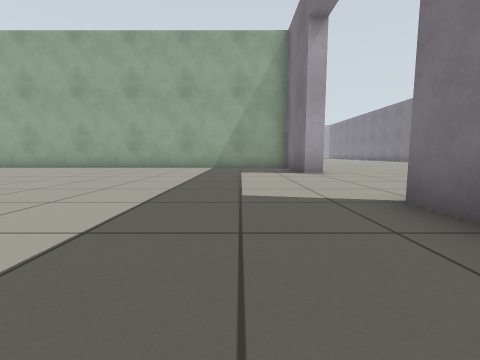
[1] (above)

24 first-person views from a walk through a robot-simulator world made for Gazebo. The camera is 0.5 m above the floor, tilts 6° down and sees 90° across. The floor is counted in squares, 1 m on a side. Each view is taken from the middle of a square. On the plan, view 1 faces up. The plan holds only what a view shows up to about 9 squares ahead; the rest is blank. The place goes on beyond the plan. The robots in the file are not drawn.

[2]
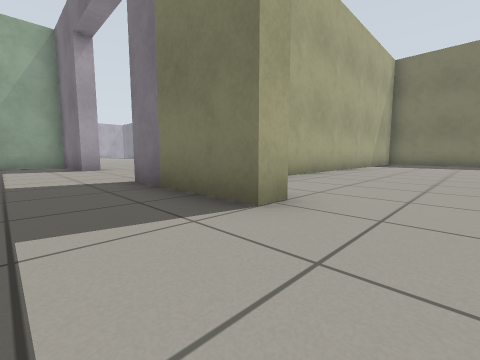

[3]
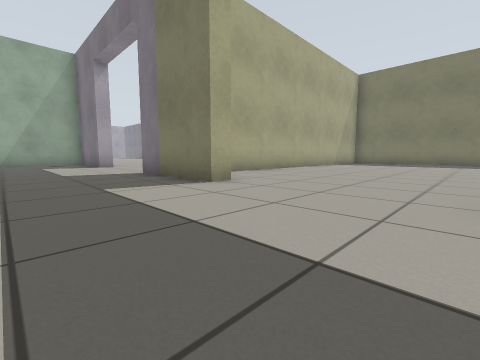

[4]
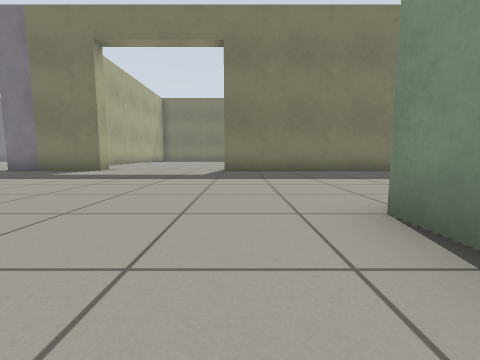

[5]
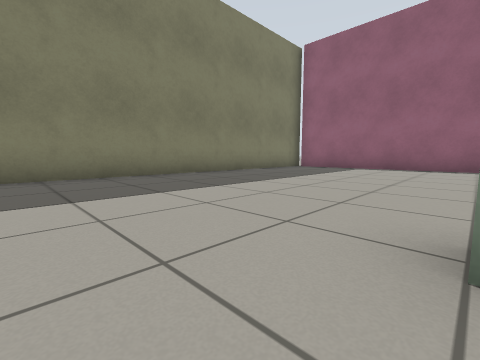

[6]
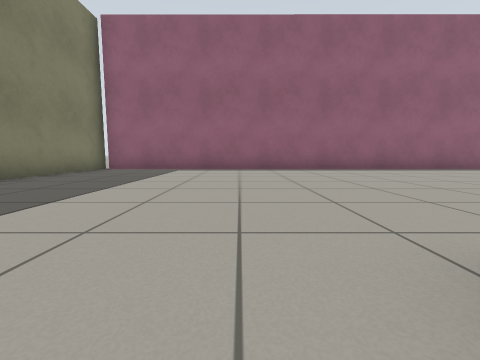

[7]
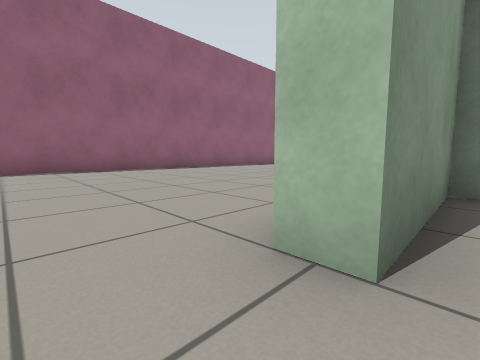

[8]
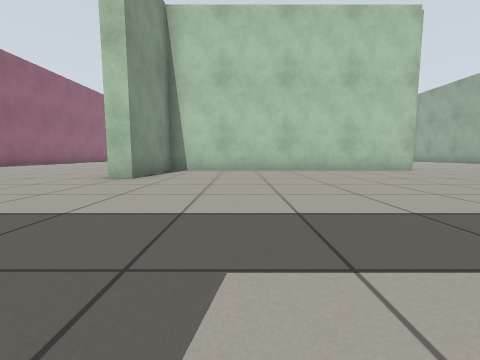

[9]
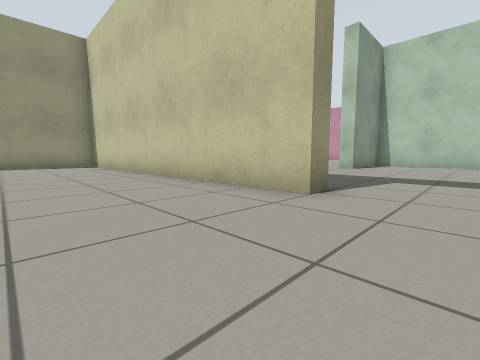

[10]
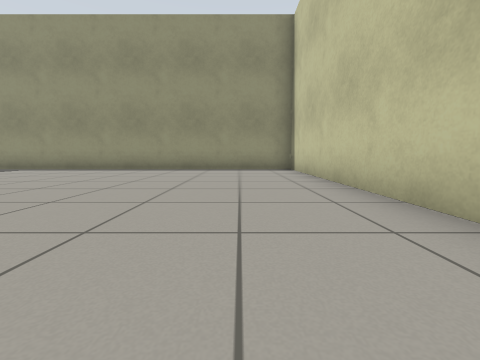

[11]
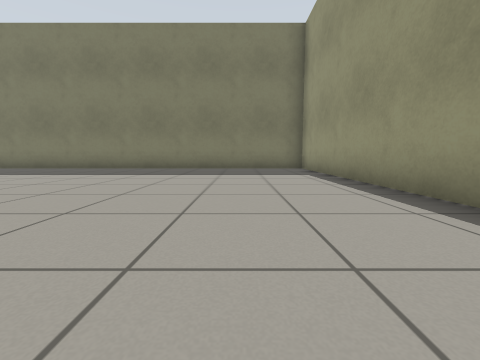

[12]
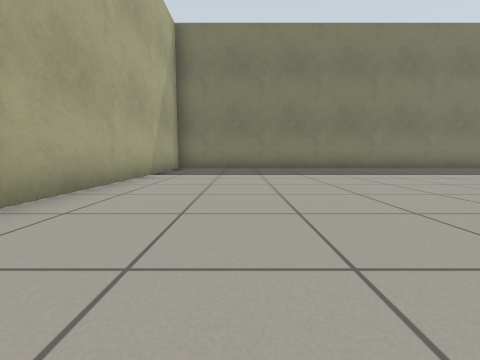

[13]
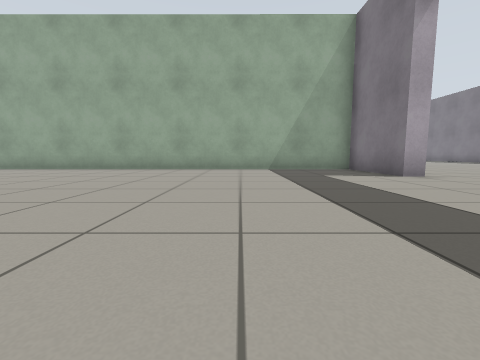

[14]
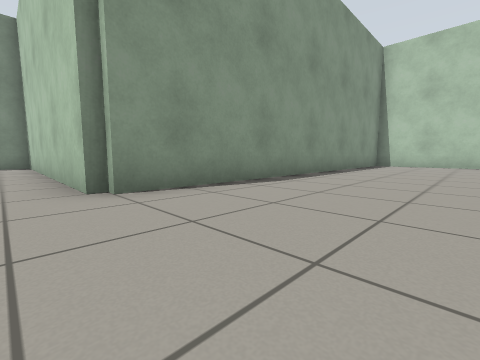

[15]
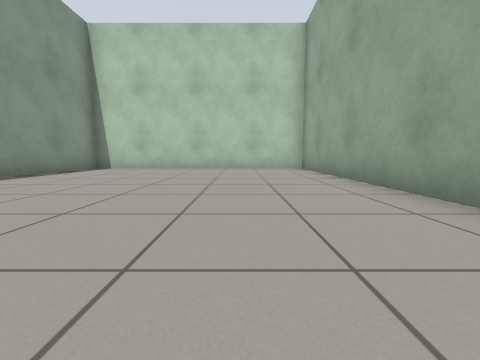

[16]
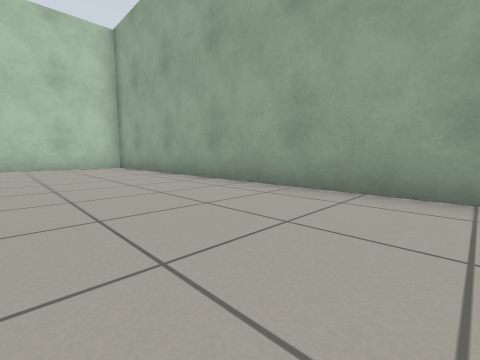

[17]
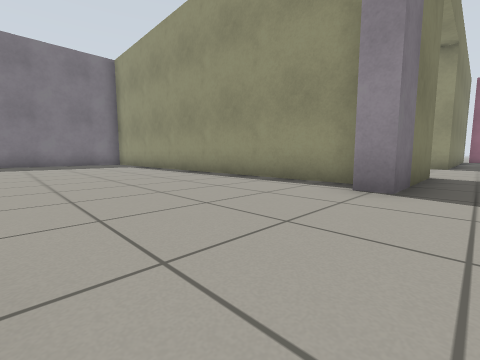

[18]
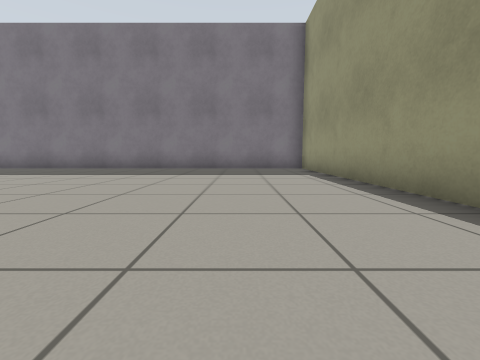

[19]
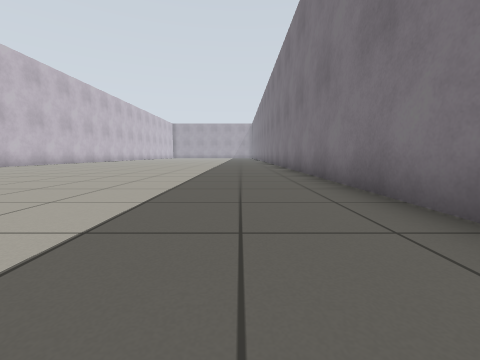

[20]
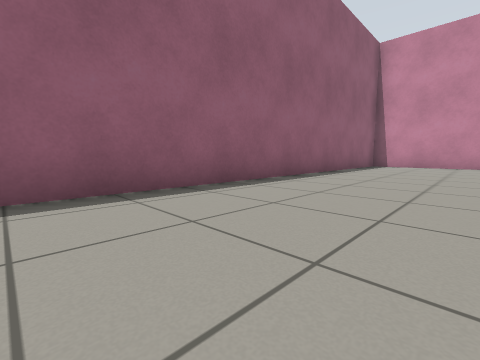

[21]
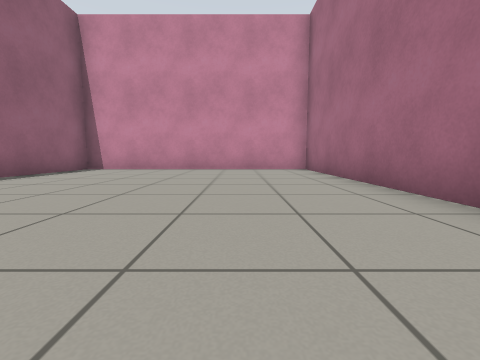

[22]
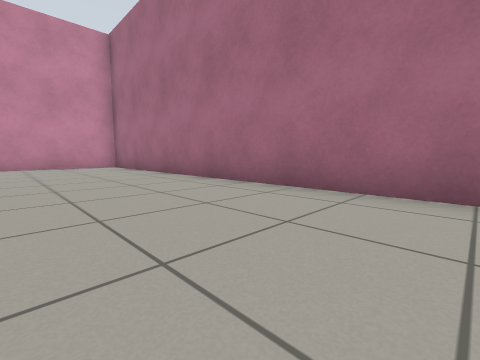

[23]
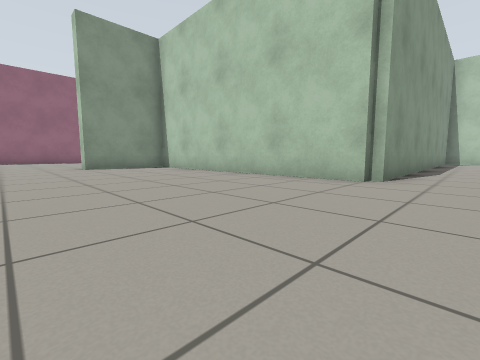

[24]
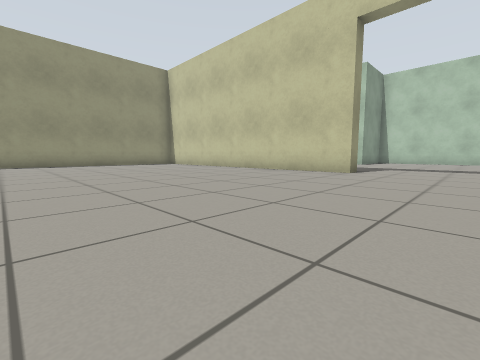

### Floor plan
Points are (right, up) in squares from view 1. A wall is a line through its corners. A room is listed if a view was taken in it or the views show most of it. See-through windows are left out.
Room 1 (views 1, 2, 3, 4, 5, 6, 7, 8, 9, 10, 11, 12, 13, 14, 15, 16, 17, 18, 19, 20, 21, 22, 23, 24)
walls: (2.4, -0.5) (1.7, -0.5) (1.7, 2.5) (2.2, 2.5); (2.5, 1.7) (13.8, 1.7) (13.8, 10.5); (-7.9, -6.8) (-18.2, -6.7) (-18.2, -14.2) (1.7, -14.3) (1.7, -4.5) (2.2, -4.5) (2.2, -14.3) (13.8, -14.3) (13.8, 1.2) (3.9, 1.2); (2.4, 6.5) (1.7, 6.5) (1.7, 9.2) (-17.7, 9.3) (-17.7, 1.8) (-6.8, 1.8) (-6.8, -6.2) (-4, -6.3) (-4, -6.8)

Positions as (right, up) in squares from view 1, and headings:
1: (0, 0), facing up
2: (0, -2), facing up-right
3: (-1, -4), facing up-right
4: (-6, -5), facing right
5: (-4, -5), facing down-right
6: (-3, -6), facing down
7: (-3, -6), facing down-left
8: (1, -4), facing left
9: (5, -3), facing down-left
10: (4, -6), facing down
11: (5, -12), facing right
12: (5, -1), facing right
13: (-2, 1), facing up
14: (-6, 5), facing down-left
15: (-9, 7), facing left
16: (-8, 6), facing up-left
17: (1, 6), facing down-right
18: (5, 4), facing right
19: (12, 2), facing up
20: (-7, -11), facing down-left
21: (-10, -9), facing left
22: (-8, -10), facing up-left
23: (-2, 3), facing down-left
24: (9, -2), facing down-left
